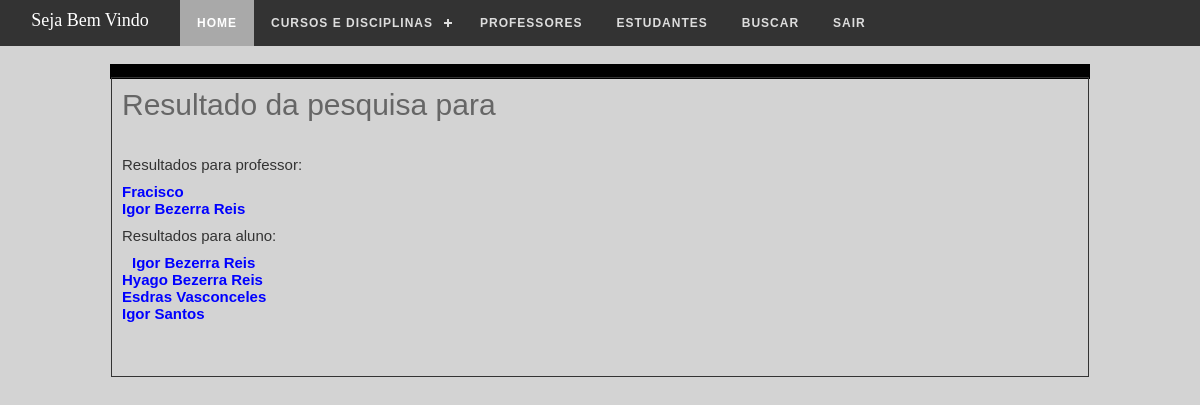
Screenshot of /admin/resultado_da_pesquisa.php (signed in) with the database file from the repository.
### tables this page shows
CREATE TABLE IF NOT EXISTS `professores` (
  `id` int(11) NOT NULL AUTO_INCREMENT,
  `code` varchar(255) NOT NULL,
  `status` varchar(255) NOT NULL,
  `nome` varchar(255) NOT NULL,
  `cpf` varchar(255) NOT NULL,
  `nascimento` varchar(255) NOT NULL,
  `formacao` varchar(255) NOT NULL,
  `graduacao` varchar(255) NOT NULL,
  `pos_graduacao` varchar(255) NOT NULL,
  `mestrado` varchar(255) NOT NULL,
  `doutorado` varchar(255) NOT NULL,
  `salario` varchar(255) NOT NULL,
  PRIMARY KEY (`id`)
);

CREATE TABLE IF NOT EXISTS `estudantes` (
  `id` int(11) NOT NULL AUTO_INCREMENT,
  `code` varchar(255) DEFAULT NULL,
  `status` varchar(255) DEFAULT NULL,
  `nome` varchar(255) DEFAULT NULL,
  `cpf` varchar(255) DEFAULT NULL,
  `rg` varchar(255) DEFAULT NULL,
  `nascimento` varchar(255) DEFAULT NULL,
  `mae` varchar(255) DEFAULT NULL,
  `pai` varchar(255) DEFAULT NULL,
  `estado` varchar(255) DEFAULT NULL,
  `cidade` varchar(255) DEFAULT NULL,
  `bairro` varchar(255) DEFAULT NULL,
  `endereco` varchar(255) DEFAULT NULL,
  `complemento` varchar(255) DEFAULT NULL,
  `cep` varchar(255) DEFAULT NULL,
  `tel_residencial` varchar(255) DEFAULT NULL,
  `celular` varchar(255) DEFAULT NULL,
  `tel_amigo` varchar(255) DEFAULT NULL,
  `serie` varchar(255) DEFAULT NULL,
  `turno` varchar(255) DEFAULT NULL,
  `atendimento_especial` varchar(255) DEFAULT NULL,
  `obs` varchar(255) DEFAULT NULL,
  `email` varchar(255) NOT NULL,
  PRIMARY KEY (`id`)
);

### admin/resultado_da_pesquisa.php (the view, shortened to what this page needs)
<!DOCTYPE html PUBLIC "-//W3C//DTD XHTML 1.0 Transitional//EN" "http://www.w3.org/TR/xhtml1/DTD/xhtml1-transitional.dtd">
<html xmlns="http://www.w3.org/1999/xhtml">
<head>
<link href="css/resultado_da_pesquisa.css" rel="stylesheet" type="text/css" />
</head>
<body>
<?php require "topo1.php";?>
<div id="caixa_preta">
</div>
<div id="box">
<h1>Resultado da pesquisa para  <?php echo $q = $_GET['q']; ?></h1>
<br/><h2>Resultados para professor: </h2>
<ul>
<?php
$sql_1 = mysqli_query($db,"SELECT * FROM professores WHERE code like '$q%' OR nome like '$q%'");
if(mysqli_num_rows($sql_1) == ''){
	echo "<h2>Não foi encontrado nenhum professor.</h2>";
}else{
	while($res_1 = mysqli_fetch_array($sql_1)){
		$code = $res_1['code'];
		$professor = $res_1['nome'];
		$status = $res_1['status'];
			echo "<a href='mostrar_resultado.php?q=$code&s=professor&status=$status'><strong>$professor</strong><a><br/>";
		}
}
?>
<h2>Resultados para aluno: </h2>
<?php
$sql_1 = mysqli_query($db,"SELECT * FROM estudantes WHERE code like '$q%' OR nome like '$q%'");
if(mysqli_num_rows($sql_1) == ''){
	echo "<h2>Não foi encontrado nenhum estudante.</h2>";
}else{
	while($res_1 = mysqli_fetch_array($sql_1)){
		$code = $res_1['code'];
		$aluno = $res_1['nome'];
		$curso = $res_1['serie'];
		echo "<a href='mostrar_resultado.php?q=$code&s=aluno&curso=$curso'><strong>$aluno</strong><a><br/>";
	}
}
?>
</ul>
</div>
<?php require "rodape.php"; ?>
</body>
</html>

### admin/css/resultado_da_pesquisa.css (style rules this page uses)
#caixa_preta { background:#000; width:980px; margin:18px auto; height:15px; }
#box { width:978px; height:300px; margin:-20px auto; text-align:left; border:1px solid #333; }
#box h1 { font:30px Arial, Helvetica, sans-serif; margin:10px; }
#box h2 { font:15px Arial, Helvetica, sans-serif; margin:10px; color:#333; }
#box a { font:15px Arial, Helvetica, sans-serif; margin:10px; color:#00F; }

### admin/css_topo/style.css (style rules this page uses)
* { margin:0; padding:0; text-decoration:none }
body { background:#D3D3D3; }

### admin/css/rodape.css (style rules this page uses)
body { text-align:center; font:12px Arial, Helvetica, sans-serif; color:#666; }

### rows the page displays
professores: nome "Fracisco"
professores: nome "Igor Bezerra Reis"
estudantes: nome "Igor Bezerra Reis"
estudantes: nome "Hyago Bezerra Reis"
estudantes: nome "Esdras Vasconceles"
estudantes: nome "Igor Santos"
